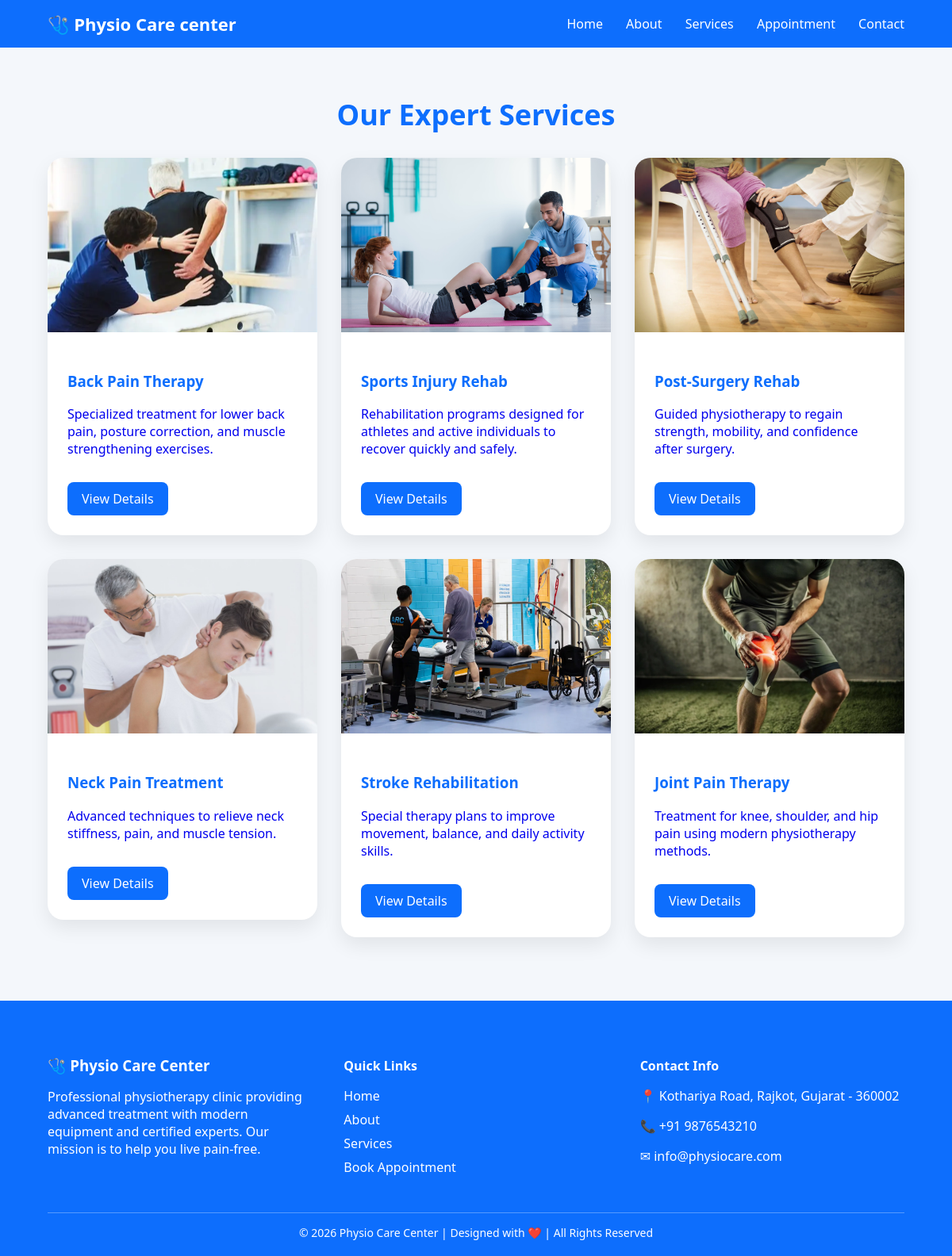
/services.php, run on the app's committed database.
### tables this page shows
CREATE TABLE `services` (
  `id` INT NOT NULL AUTO_INCREMENT,
  `title` VARCHAR(150) NOT NULL,
  `description` TEXT NOT NULL,
  `image` VARCHAR(255) NOT NULL,
  `is_active` TINYINT(1) NOT NULL DEFAULT 1,
  `sort_order` INT NOT NULL DEFAULT 0,
  `created_at` TIMESTAMP NOT NULL DEFAULT CURRENT_TIMESTAMP,
  PRIMARY KEY (`id`)
);

### services.php (the view, shortened to what this page needs)
<?php
include 'config.php';
$services = [];
$result = $conn->query("SELECT id, title, description, image FROM services WHERE is_active=1 ORDER BY sort_order ASC, id DESC");
if ($result) {
    while ($row = $result->fetch_assoc()) {
        $services[] = $row;
    }
}
$singleService = null;
?>
<!DOCTYPE html>
<html>
<head>
</head>
<body>
<header>
    <div class="logo">🩺 Physio Care center</div>
    <nav>
        <a href="index.php">Home</a>
        <a href="about.php">About</a>
        <a href="services.php">Services</a>
        <a href="appointment.php">Appointment</a>
        <a href="contact.php">Contact</a>
    </nav>
</header>
<?php if($singleService){ ?>
<div class="detail-box">
<img src="image/<?php echo $singleService['image']; ?>">
    <div class="detail-content">
        <a href="services.php" class="back-btn">← Back to Services</a>
        <h1><?php echo $singleService['title']; ?></h1>
        <p><?php echo $singleService['description']; ?></p>
        <p>
        Our clinic provides complete physiotherapy assessment, advanced equipment treatment,
        strengthening exercises, posture correction therapy and long-term recovery planning.
        Every treatment plan is customized according to patient condition.
        </p>
        <h3>Key Benefits:</h3>
        <ul>
            <li>✔ Certified & Experienced Physiotherapist</li>
            <li>✔ Modern Equipment & Techniques</li>
            <li>✔ Personalized Exercise Program</li>
            <li>✔ Faster & Safe Recovery</li>
        </ul>
        <a href="appointment.php?service=<?php echo urlencode($singleService['title']); ?>" class="btn">
            Book Appointment
        </a>
    </div>
</div>
<?php } else { ?>
<h2 class="page-title">Our Expert Services</h2>
<div class="grid">
<?php foreach($services as $s){ ?>
    <a href="services.php?id=<?php echo $s['id']; ?>" style="text-decoration:none;">
        <div class="card">
<img src="image/<?php echo $s['image']; ?>">
            <div class="card-content">
                <h3><?php echo $s['title']; ?></h3>
                <p><?php echo $s['description']; ?></p>
                <span class="btn">View Details</span>
            </div>
        </div>
    </a>
<?php } ?>
</div>
<?php } ?>
<footer class="premium-footer">
    <div class="footer-container">
        <div class="footer-box">
            <h3>🩺 Physio Care Center</h3>
            <p>
                Professional physiotherapy clinic providing advanced
                treatment with modern equipment and certified experts.
                Our mission is to help you live pain-free.
            </p>
        </div>
        <div class="footer-box">
            <h4>Quick Links</h4>
            <ul>
                <li><a href="index.php">Home</a></li>
                <li><a href="about.php">About</a></li>
                <li><a href="services.php">Services</a></li>
                <li><a href="appointment.php">Book Appointment</a></li>
            </ul>
        </div>
        <div class="footer-box">
            <h4>Contact Info</h4>
<p>📍 Kothariya Road, Rajkot, Gujarat - 360002</p>
            <p>📞 +91 9876543210</p>
            <p>✉ info@physiocare.com</p>
        </div>
    </div>
    <div class="footer-bottom">
        © 2026 Physio Care Center | Designed with ❤️ | All Rights Reserved
    </div>
</footer>
</body>
</html>

### services.php (style rules this page uses)
body { margin:0; font-family:'Segoe UI', sans-serif; background:#f4f7fb; }
header { position:sticky; top:0; z-index:1000; display:flex; justify-content:space-between; align-items:center; padding:15px 60px; background:#0d6efd; }
header .logo { color:#fff; font-size:22px; font-weight:bold; }
header nav a { color:#fff; margin-left:25px; text-decoration:none; font-weight:500; }
.page-title { text-align:center; margin:60px 0 30px; font-size:36px; color:#0d6efd; }
.grid { width:90%; margin:auto; display:grid; grid-template-columns:repeat(auto-fit,minmax(280px,1fr)); gap:30px; }
.card { background:#fff; border-radius:20px; overflow:hidden; box-shadow:0 10px 25px rgba(0,0,0,0.08); transition:0.4s; }
.card img { width:100%; height:220px; object-fit:cover; }
.card-content { padding:25px; }
.card-content h3 { color:#0d6efd; }
.btn { display:inline-block; margin-top:15px; padding:10px 18px; background:#0d6efd; color:#fff; border-radius:8px; text-decoration:none; }
.premium-footer { background:#0d6efd; color:#fff; padding:50px 60px 20px; margin-top:80px; }
.footer-container { display:flex; justify-content:space-between; flex-wrap:wrap; gap:40px; }
.footer-box { flex:1; min-width:250px; }
.footer-box h3, .footer-box h4 { margin-bottom:15px; }
.footer-box ul { list-style:none; padding:0; }
.footer-box ul li { margin-bottom:8px; }
.footer-box a { color:#fff; text-decoration:none; }
.footer-bottom { text-align:center; margin-top:30px; border-top:1px solid rgba(255,255,255,0.3); padding-top:15px; font-size:14px; }

### data on the page
services: image (picture), title "Back Pain Therapy", description "Specialized treatment for lower back pain, posture correction, and muscle strengthening exercises."
services: image (picture), title "Sports Injury Rehab", description "Rehabilitation programs designed for athletes and active individuals to recover quickly and safely."
services: image (picture), title "Post-Surgery Rehab", description "Guided physiotherapy to regain strength, mobility, and confidence after surgery."
services: image (picture), title "Neck Pain Treatment", description "Advanced techniques to relieve neck stiffness, pain, and muscle tension."
services: image (picture), title "Stroke Rehabilitation", description "Special therapy plans to improve movement, balance, and daily activity skills."
services: image (picture), title "Joint Pain Therapy", description "Treatment for knee, shoulder, and hip pain using modern physiotherapy methods."
